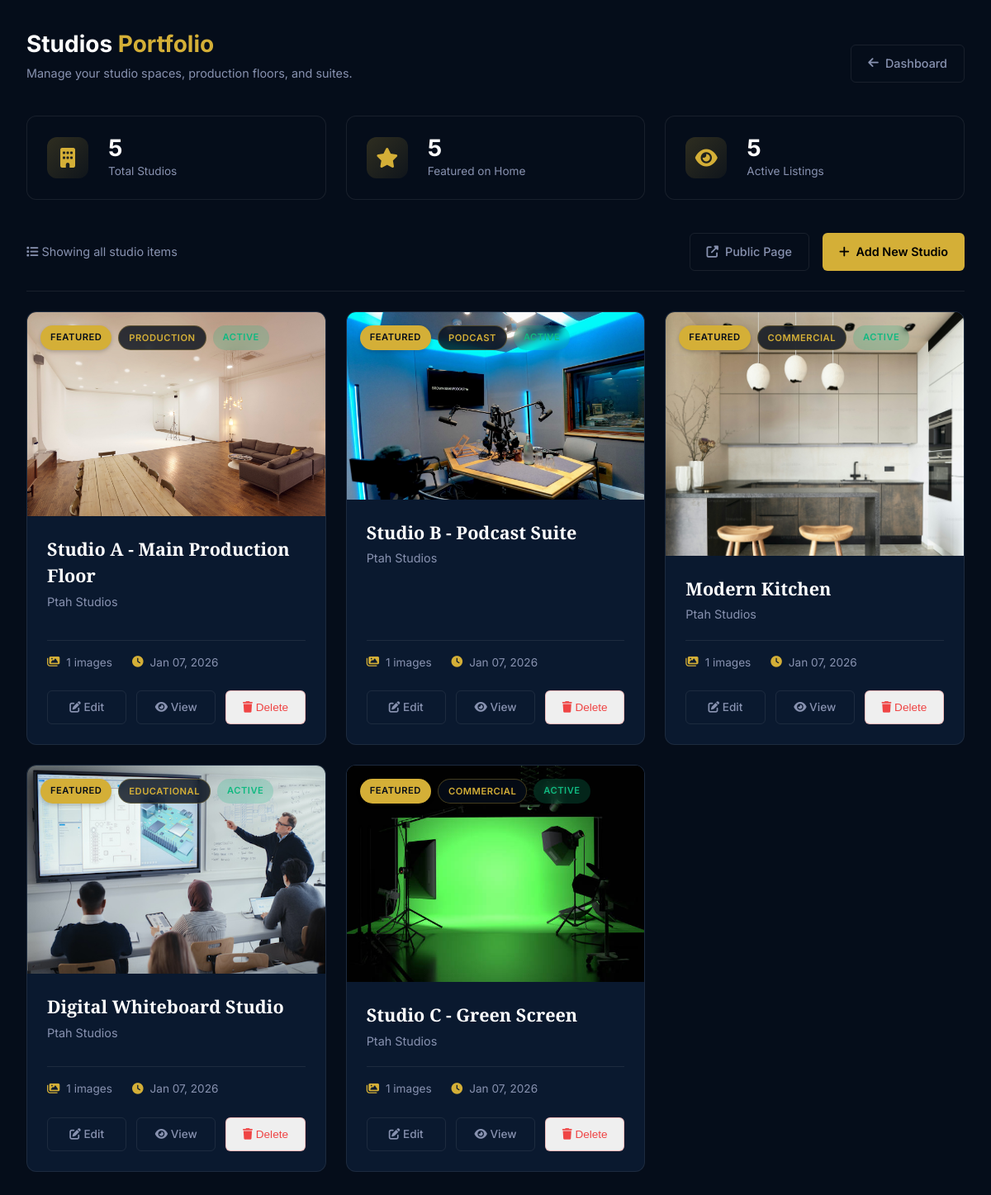
/admin/portfolio (signed in), run on the app's committed database.
### app.py (models this page shows)
class PortfolioItem(db.Model):
    __tablename__ = 'portfolio_items'
    id = db.Column(db.Integer, primary_key=True)
    title = db.Column(db.String(200), nullable=False)
    title_ar = db.Column(db.String(200))
    slug = db.Column(db.String(200), unique=True, nullable=False)
    client_name = db.Column(db.String(100))
    client_name_ar = db.Column(db.String(100))
    category = db.Column(db.String(50), nullable=False)
    description = db.Column(db.Text)
    description_ar = db.Column(db.Text)
    thumbnail_url = db.Column(db.String(500))
    image_urls = db.Column(db.Text) # Newline separated URLs
    video_url = db.Column(db.String(500))
    tags = db.Column(db.String(500))
    tags_ar = db.Column(db.String(500))
    is_featured = db.Column(db.Boolean, default=False)
    display_order = db.Column(db.Integer, default=0)
    is_active = db.Column(db.Boolean, default=True)
    studio_id = db.Column(db.Integer, db.ForeignKey('studios.id'), nullable=True)
    created_at = db.Column(db.DateTime, default=datetime.utcnow)
    def get_image_list(self):
        if self.image_urls:
            return [url.strip() for url in self.image_urls.split('\n') if url.strip()]
        return []

### app.py (the view)
@app.route('/admin/portfolio')
@admin_required
def admin_portfolio():
    items = PortfolioItem.query.order_by(PortfolioItem.display_order).all()
    new_inquiries = ContactInquiry.query.filter_by(status='new').count()
    return render_template('admin/portfolio_list.html', items=items, new_inquiries=new_inquiries)

### app.py (called while the page is built)
@app.context_processor
def inject_conf_var():
    return dict(get_locale=get_locale)

def admin_required(f):
    @wraps(f)
    def decorated_function(*args, **kwargs):
        if 'user_id' not in session:
            return redirect(url_for('login', next=request.url))
        user = db.session.get(User, session['user_id'])
        if not user or not user.is_admin:
            flash('Access denied. Administrator privileges required.', 'error')
            abort(403)
        return f(*args, **kwargs)
    return decorated_function

### templates/admin/portfolio_list.html (shortened to what this page needs)
<!DOCTYPE html>
<html lang="en">
<head>
    <link rel="stylesheet" href="https://cdnjs.cloudflare.com/ajax/libs/font-awesome/6.4.0/css/all.min.css">
</head>
<body>
    <header class="page-header">
        <div>
            <h1 class="page-title">Studios <span>Portfolio</span></h1>
            <p class="page-subtitle">Manage your studio spaces, production floors, and suites.</p>
        </div>
        <div>
            <a href="{{ url_for('admin_dashboard') }}" class="btn-outline">
                <i class="fas fa-arrow-left"></i> Dashboard
            </a>
        </div>
    </header>
    <div class="stats-grid">
        <div class="stat-card">
            <div class="stat-icon"><i class="fas fa-building"></i></div>
            <div class="stat-info">
                <h4>{{ items|length }}</h4>
                <p>Total Studios</p>
            </div>
        </div>
        <div class="stat-card">
            <div class="stat-icon"><i class="fas fa-star"></i></div>
            <div class="stat-info">
                <h4>{{ items|selectattr('is_featured')|list|length }}</h4>
                <p>Featured on Home</p>
            </div>
        </div>
        <div class="stat-card">
            <div class="stat-icon"><i class="fas fa-eye"></i></div>
            <div class="stat-info">
                <h4>{{ items|selectattr('is_active')|list|length }}</h4>
                <p>Active Listings</p>
            </div>
        </div>
    </div>
    <div class="action-bar">
        <div style="color: var(--color-text-muted); font-size: 0.9rem;">
            <i class="fas fa-list"></i> Showing all studio items
        </div>
        <div style="display: flex; gap: 1rem;">
            <a href="{{ url_for('portfolio') }}" target="_blank" class="btn-outline">
                <i class="fas fa-external-link-alt"></i> Public Page
            </a>
            <a href="{{ url_for('admin_portfolio_new') }}" class="btn-gold">
                <i class="fas fa-plus"></i> Add New Studio
            </a>
        </div>
    </div>
    <div class="studios-grid">
        {% for item in items %}
        <div class="studio-card">
            <div class="card-image">
                {% if item.thumbnail_url %}
                    <img src="{{ url_for('static', filename=item.thumbnail_url.lstrip('/')) }}" alt="{{ item.title }}">
                {% else %}
                    <div class="image-placeholder">
                        <i class="fas fa-image"></i>
                    </div>
                {% endif %}
                <div class="badge-container">
                    {% if item.is_featured %}
                    <span class="badge badge-featured">Featured</span>
                    {% endif %}
                    <span class="badge badge-cat">{{ item.category|replace('_', ' ')|title }}</span>
                    <span class="badge badge-status {{ 'active' if item.is_active else '' }}">
                        {{ 'Active' if item.is_active else 'Inactive' }}
                    </span>
                </div>
            </div>
            <div class="card-content">
                <h3 class="card-title">{{ item.title }}</h3>
                <p class="card-client">{{ item.client_name or 'Ptah Studios' }}</p>
                <div class="card-meta">
                    <div class="meta-item">
                        <i class="fas fa-images"></i>
                        <span>{{ item.get_image_list()|length + (1 if item.thumbnail_url else 0) }} images</span>
                    </div>
                    <div class="meta-item">
                        <i class="fas fa-clock"></i>
                        <span>{{ item.created_at.strftime('%b %d, %Y') }}</span>
                    </div>
                </div>
                <div class="card-actions">
                    <a href="{{ url_for('admin_portfolio_edit', item_id=item.id) }}" class="btn-action">
                        <i class="fas fa-edit"></i> Edit
                    </a>
                    <a href="{{ url_for('portfolio_item', slug=item.slug) }}" target="_blank" class="btn-action">
                        <i class="fas fa-eye"></i> View
                    </a>
                    <button type="button" class="btn-action btn-delete"
                            onclick="deleteStudio({{ item.id }}, '{{ item.title }}')">
                        <i class="fas fa-trash"></i> Delete
                    </button>
                </div>
            </div>
        </div>
        {% endfor %}
    </div>
</body>
</html>

### templates/admin/portfolio_list.html (style rules this page uses)
:root { --color-bg-dark: #050d1a; --color-card-bg: #0A192F; --color-border: rgba(255, 255, 255, 0.08); --color-gold: #D4AF37; --color-gold-hover: #bfa13f; --color-text-main: #FFFFFF; --color-text-muted: #8892B0; --color-danger: #ef4444; --color-success: #10b981; --font-heading: 'Playfair Display', serif; --font-body: 'Inter', sans-serif; }
* { margin: 0; padding: 0; box-sizing: border-box; }
body { font-family: var(--font-body); background-color: var(--color-bg-dark); color: var(--color-text-main); min-height: 100vh; padding: 2rem; line-height: 1.5; }
a { text-decoration: none; color: inherit; transition: 0.3s; }
.page-header { display: flex; justify-content: space-between; align-items: flex-end; margin-bottom: 2.5rem; }
.page-title { font-family: var(--font-body); font-size: 1.75rem; font-weight: 700; margin-bottom: 0.25rem; }
.page-title span { color: var(--color-gold); }
.page-subtitle { color: var(--color-text-muted); font-size: 0.9rem; }
.stats-grid { display: grid; grid-template-columns: repeat(3, 1fr); gap: 1.5rem; margin-bottom: 2.5rem; }
.stat-card { background: var(--color-bg-dark); border: 1px solid var(--color-border); border-radius: 12px; padding: 1.5rem; display: flex; align-items: center; gap: 1.5rem; transition: all 0.3s ease; }
.stat-icon { width: 50px; height: 50px; background: linear-gradient(135deg, rgba(212, 175, 55, 0.2), rgba(212, 175, 55, 0.05)); border-radius: 12px; display: flex; align-items: center; justify-content: center; color: var(--color-gold); font-size: 1.5rem; }
.stat-info h4 { font-size: 1.75rem; font-weight: 700; line-height: 1; margin-bottom: 0.25rem; color: #fff; }
.stat-info p { color: var(--color-text-muted); font-size: 0.85rem; }
.action-bar { display: flex; justify-content: space-between; align-items: center; margin-bottom: 1.5rem; padding-bottom: 1.5rem; border-bottom: 1px solid var(--color-border); }
.btn-gold { background: var(--color-gold); color: #000; padding: 0.7rem 1.25rem; border-radius: 6px; font-size: 0.9rem; font-weight: 600; border: none; display: inline-flex; align-items: center; gap: 0.5rem; cursor: pointer; }
.btn-outline { background: transparent; border: 1px solid var(--color-border); color: var(--color-text-muted); padding: 0.7rem 1.25rem; border-radius: 6px; font-size: 0.9rem; font-weight: 500; display: inline-flex; align-items: center; gap: 0.5rem; cursor: pointer; }
.studios-grid { display: grid; grid-template-columns: repeat(auto-fill, minmax(340px, 1fr)); gap: 1.5rem; }
.studio-card { background: var(--color-card-bg); border: 1px solid var(--color-border); border-radius: 12px; overflow: hidden; transition: all 0.3s; display: flex; flex-direction: column; }
.card-image { aspect-ratio: 16/9; background: #000; position: relative; }
.card-image img { width: 100%; height: 100%; object-fit: cover; transition: 0.3s; }
.badge-container { position: absolute; top: 1rem; left: 1rem; display: flex; gap: 0.5rem; }
.badge { padding: 0.35rem 0.75rem; border-radius: 20px; font-size: 0.7rem; font-weight: 600; text-transform: uppercase; letter-spacing: 0.5px; backdrop-filter: blur(4px); }
.badge-featured { background: var(--color-gold); color: var(--color-bg-dark); box-shadow: 0 2px 5px rgba(0,0,0,0.2); }
.badge-cat { background: rgba(5, 13, 26, 0.8); color: var(--color-gold); border: 1px solid rgba(212, 175, 55, 0.3); }
.badge-status { background: rgba(136, 146, 176, 0.2); color: var(--color-text-muted); }
.badge-status.active { background: rgba(16, 185, 129, 0.2); color: var(--color-success); }
.card-content { padding: 1.5rem; display: flex; flex-direction: column; flex: 1; }
.card-title { font-family: var(--font-heading); font-size: 1.35rem; color: #fff; margin-bottom: 0.25rem; }
.card-client { font-size: 0.9rem; color: var(--color-text-muted); margin-bottom: 1.25rem; }
.card-meta { display: flex; gap: 1.5rem; padding-top: 1rem; border-top: 1px solid var(--color-border); margin-top: auto; margin-bottom: 1.5rem; }
.meta-item { display: flex; align-items: center; gap: 0.5rem; font-size: 0.85rem; color: var(--color-text-muted); }
.meta-item i { color: var(--color-gold); }
.card-actions { display: flex; gap: 0.75rem; }
.btn-action { flex: 1; padding: 0.6rem; border-radius: 6px; font-size: 0.85rem; font-weight: 500; text-align: center; border: 1px solid var(--color-border); color: var(--color-text-muted); transition: all 0.2s; cursor: pointer; }
.btn-delete { color: var(--color-danger); border-color: rgba(239, 68, 68, 0.3); }

### data on the page
PortfolioItem: thumbnail_url (picture), is_featured "FEATURED", category "PRODUCTION", is_active "ACTIVE", title "Studio A - Main Production Floor", client_name "Ptah Studios", get_image_list|length "1", created_at "Jan 07, 2026"
PortfolioItem: thumbnail_url (picture), is_featured "FEATURED", category "PODCAST", is_active "ACTIVE", title "Studio B - Podcast Suite", client_name "Ptah Studios", get_image_list|length "1", created_at "Jan 07, 2026"
PortfolioItem: thumbnail_url (picture), is_featured "FEATURED", category "COMMERCIAL", is_active "ACTIVE", title "Modern Kitchen", client_name "Ptah Studios", get_image_list|length "1", created_at "Jan 07, 2026"
PortfolioItem: thumbnail_url (picture), is_featured "FEATURED", category "EDUCATIONAL", is_active "ACTIVE", title "Digital Whiteboard Studio", client_name "Ptah Studios", get_image_list|length "1", created_at "Jan 07, 2026"
PortfolioItem: thumbnail_url (picture), is_featured "FEATURED", category "COMMERCIAL", is_active "ACTIVE", title "Studio C - Green Screen", client_name "Ptah Studios", get_image_list|length "1", created_at "Jan 07, 2026"

### other printed values
{{ items|length }} "5"
{{ items|selectattr('is_featured')|list|length }} "5"
{{ items|selectattr('is_active')|list|length }} "5"
